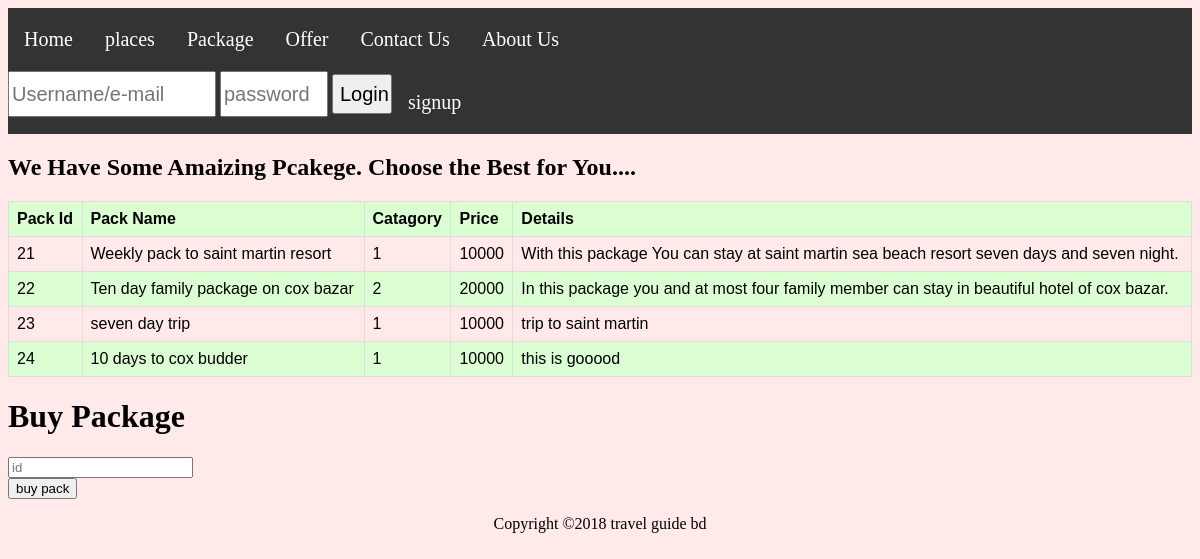
/showpackege.php, run on the app's committed database.
### tables this page shows
CREATE TABLE `package` (
  `pack_id` int(200) NOT NULL,
  `pack_name` varchar(256) NOT NULL,
  `category` int(200) NOT NULL,
  `price` int(255) NOT NULL,
  `detail` varchar(8000) NOT NULL
);

### showpackege.php (the view, shortened to what this page needs)
<?php
include_once 'header.php';
?>
<?php
include_once 'dbh.inc.php';
$sql= "SELECT * FROM package";
$data= mysqli_query($conn, $sql);
$total=mysqli_num_rows($data);
if($total !=0){
   ?>
   <!DOCTYPE html>
   <html>
   <head>
   </head>
   <body style="background-color:  rgb(255, 233, 233);">
   <h2>We Have Some Amaizing Pcakege. Choose the Best for You.... </h2>
   <table style="width: 100%;">
   	<tr>
   		<th>Pack Id</th> <th>Pack Name</th><th>Catagory</th><th>Price</th><th>Details</th>
   	</tr>
   	<?php
   	while ($result = mysqli_fetch_assoc($data))
   		{
   			echo"<tr>
   		      <td>".$result['pack_id']."</td>
   		      <td>".$result['pack_name']."</td>
   		      <td>".$result['category']."</td>
   		      <td>".$result['price']."</td>
   		      <td>".$result['detail']."</td>
   		      </tr>";
   		}
}
else
{
	echo"No record found";
}
?>
</table>
<h1>Buy Package</h1>
   <div class="contact-form">
      <form id="contact-form" method="post" action="buy.php">
      <input type="text" name="id" class="form-control" placeholder="id" required>
      <br>
      <input type="submit"  class="form-control submit" value="buy pack">
      </form>
<?php
include_once 'footer.php';
?>
</body>
 </html>

### showpackege.php (style rules this page uses)
table { font-family: arial, sans-serif; border-collapse: collapse; width: 80%; }
td, th { border: 1px solid #dddddd; text-align: left; padding: 8px; }
tr:nth-child(odd) { background-color: #dbffd3; }

### data on the page
package: pack_id "21", pack_name "Weekly pack to saint martin resort", category "1", price "10000", detail "With this package You can stay at saint martin sea beach resort seven days and seven night."
package: pack_id "22", pack_name "Ten day family package on cox bazar", category "2", price "20000", detail "In this package you and at most four family member can stay in beautiful hotel of cox bazar."
package: pack_id "23", pack_name "seven day trip", category "1", price "10000", detail "trip to saint martin"
package: pack_id "24", pack_name "10 days to cox budder", category "1", price "10000", detail "this is gooood"
